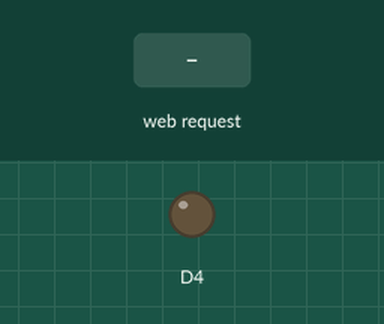
Simulated run of this sketch. Board: ESP8266 (NodeMCU). Parts: output pins drawn as LEDs (lit = HIGH). Inputs (shaded band) come from the test bench. What the sketch prints to the serial monitor is not drawn.

Above: at 1.2 s.
1.3 s: HTTP request GET /?m2n=on received
At 2.2 s:
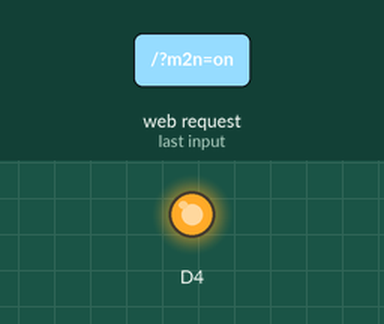
2.8 s: HTTP request GET /?m2n=off received
At 3.3 s:
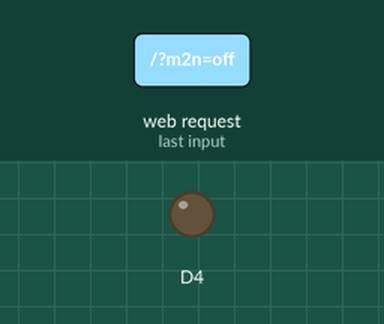
Timing chart, 0 to 5.8 s (numbered marks = the images above; inputs shaded):
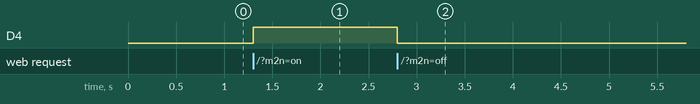

Measured:
- after the input at 1.3 s, D4: LOW → HIGH at once
- after the input at 2.8 s, D4: HIGH → LOW at once

The sketch:

AP_Server.ino
```cpp
//input this link on browser
//  http://192.168.4.1/?m2n=on
//  http://192.168.4.1/?m2n=off

#include <ESP8266WiFi.h>
#include <WiFiClient.h>
#include <ESP8266WebServer.h>

ESP8266WebServer server(80);

const char* ssid = "NodeMCU ESP8266 (Mithun)";

void setup() {

  pinMode(D4, OUTPUT);
  Serial.begin(115200);

  // Connecting WiFi

  WiFi.mode(WIFI_AP);
  WiFi.softAP(ssid, "87654321");

  Serial.print("\nAP IP address: ");
  Serial.println(WiFi.softAPIP());

  // Starting WEB-server
  server.on ( "/", HTTP_handleRoot );
  server.onNotFound ( HTTP_handleRoot );
  server.begin();
}

void loop() {
  server.handleClient();
  if (!server.hasArg("m2n")) {
    return;
  }
  String str = server.arg("m2n");
  Serial.println(str);

  if (str == "on") {
    digitalWrite(D4, 1);
  }
  else if (str == "off") {
    digitalWrite(D4, 0);
  }

}

void HTTP_handleRoot(void) {
  server.send (200, "<html>");
  server.send (200, "<h>Mahadi Hassan</h>");
  server.send (200, "</html>");
}
```
